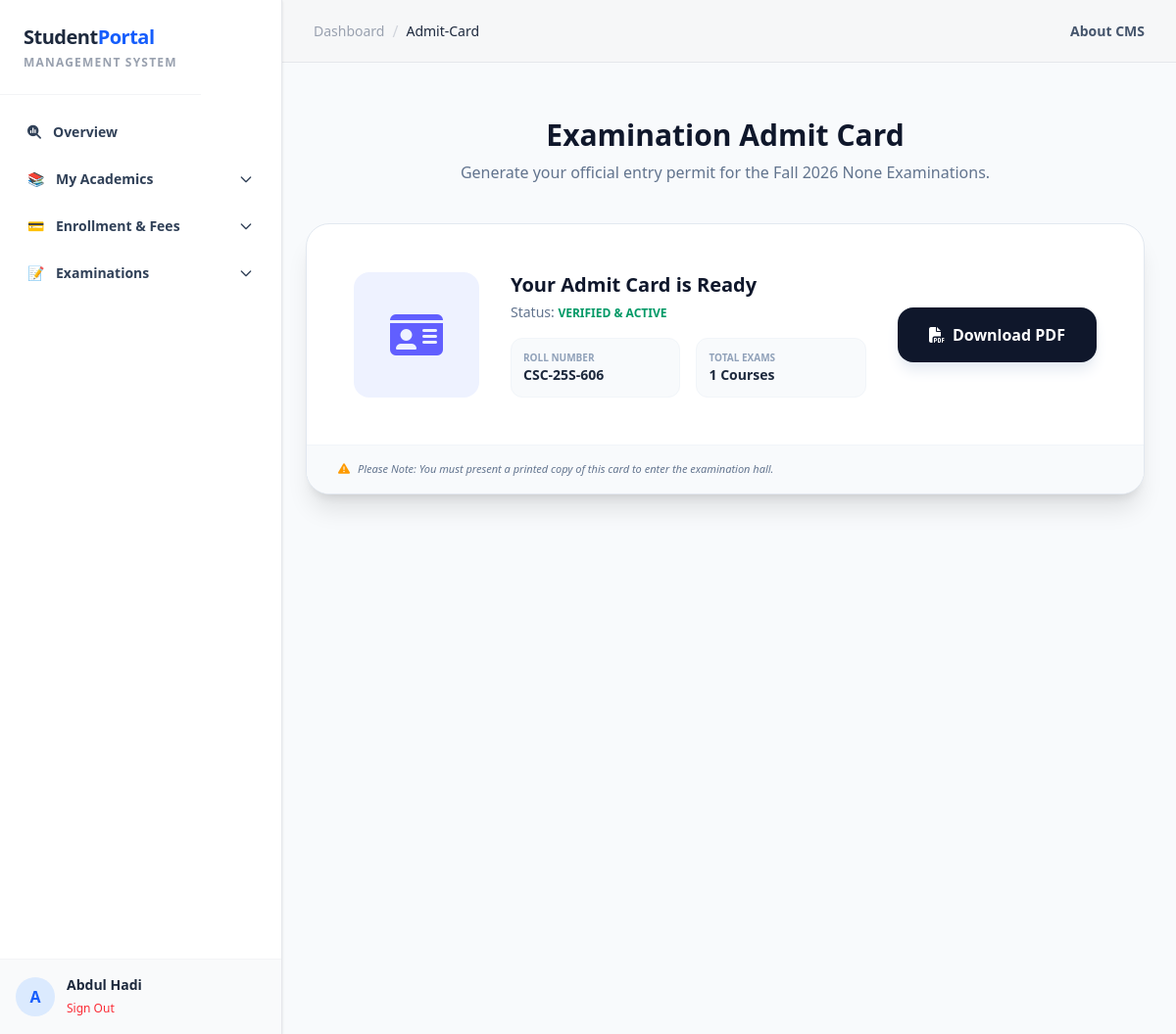
/student/dashboard/examinations/admit-card/ (signed in), run on the app's committed database.
### apps/accounts/models.py (models this page shows, shortened)
class CustomUser(AbstractUser):
    phone = models.CharField(max_length=30,unique=True,null=True, blank=True)
    birth_date = models.DateField(null=True,blank=True)

class Student(models.Model):
    user = models.OneToOneField(settings.AUTH_USER_MODEL,related_name='student_profile',on_delete=models.CASCADE)
    cached_balance = models.DecimalField(max_digits=10, decimal_places=2, default=0.00)
    roll_no = models.CharField(max_length=20, unique=True)
    department = models.ForeignKey('academics.Department', related_name='students', on_delete=models.CASCADE)

### apps/academics/models.py (models this page shows, shortened)
class Semester(models.Model):
    session_choices = (
        ('Fall','Fall'),
        ('Spring','Spring')
    )
    session = models.CharField(max_length=30, choices=session_choices)
    start_date = models.DateField()
    end_date = models.DateField()
    add_course_deadline = models.DateField(null=True, blank=True)
    drop_course_deadline = models.DateField(null=True, blank=True)
    fee_payment_deadline = models.DateField(null=True, blank=True)
    voucher_validity_days = models.PositiveSmallIntegerField(default=7)
    max_credit_hours = models.PositiveSmallIntegerField(null=True, blank=True)
    is_datesheet_published = models.BooleanField(default=False)
    is_admit_card_published = models.BooleanField(default=False)
    grading_deadline = models.DateTimeField(null=True, blank=True) # deadline for grades to be locked for the semester
    @property
    def get_sem(self):
        return f"{self.session} {self.start_date.year}"
    @classmethod
    def latest_semester(cls):
        return cls.objects.latest('end_date')

### apps/academics/views/student_views.py (the view)
# urls.py: path('dashboard/examinations/admit-card/', admit_card_page_view, name='admit_card'),
def admit_card_page_view(request):
    student = request.user.student_profile
    semester = Semester.latest_semester()
    enrollments = student.enrollments.filter(semester=semester, status='active')
    entries = DateSheetEntry.objects.filter(
        exam_date__gt = timezone.now().date(),
        course_by_section__enrollments__student=student,
        course_by_section__enrollments__status='active',
        semester=Semester.latest_semester()
    )
    exam_type = None
    if entries.exists():
        if entries.first().exam_type == 'Midterm':
             exam_type = 'Mid Term'
        else:
            exam_type = 'Final Term'
    return render(request,'temps/academics/pages/StudentDashboard/Examinations/AdmitCard.html',{'student':student,'semester':semester,'enrollments':enrollments,'exam_type':exam_type,'page_name':'Admit-Card'})

### apps/academics/templates/temps/academics/pages/StudentDashboard/Examinations/AdmitCard.html (shortened to what this page needs)
{% extends 'BaseStudentDashboard.html' %}
{% block main_section %}
<div class="max-w-4xl mx-auto py-10 px-4">
    <div class="text-center mb-10">
        <h1 class="text-3xl font-bold text-slate-900">Examination Admit Card</h1>
        <p class="text-slate-500 mt-2">Generate your official entry permit for the {{ semester.get_sem }} {{exam_type}} Examinations.</p>
    </div>
    {% if semester.is_admit_card_published %}
    <div class="bg-white rounded-3xl border border-slate-200 shadow-xl overflow-hidden">
        <div class="p-8 md:p-12 flex flex-col md:flex-row gap-8 items-center">
            <div class="w-32 h-32 bg-indigo-50 rounded-2xl flex items-center justify-center">
                <i class="fas fa-id-card text-indigo-500 text-5xl"></i>
            </div>
            <div class="flex-1 text-center md:text-left">
                <h3 class="text-xl font-bold text-slate-900">Your Admit Card is Ready</h3>
                <p class="text-slate-500 text-sm mt-1">Status: <span class="text-emerald-600 font-bold uppercase text-xs">Verified & Active</span></p>
                <div class="mt-4 grid grid-cols-2 gap-4">
                    <div class="bg-slate-50 p-3 rounded-xl border border-slate-100">
                        <p class="text-[10px] uppercase font-bold text-slate-400">Roll Number</p>
                        <p class="text-sm font-bold text-slate-800">{{ student.roll_no }}</p>
                    </div>
                    <div class="bg-slate-50 p-3 rounded-xl border border-slate-100">
                        <p class="text-[10px] uppercase font-bold text-slate-400">Total Exams</p>
                        <p class="text-sm font-bold text-slate-800">{{ enrollments.count }} Courses</p>
                    </div>
                </div>
            </div>
            <div class="w-full md:w-auto">
                <a href="{% url 'download_admit_card' %}" class="w-full inline-flex items-center justify-center gap-2 px-8 py-4 bg-slate-900 text-white rounded-2xl font-bold hover:bg-slate-800 transition-all shadow-lg shadow-slate-200">
                    <i class="fas fa-file-pdf"></i>
                    Download PDF
                </a>
            </div>
        </div>
        <div class="bg-slate-50 px-8 py-4 border-t border-slate-100 flex items-center gap-2">
            <i class="fas fa-exclamation-triangle text-amber-500 text-xs"></i>
            <p class="text-[11px] text-slate-500 italic">Please Note: You must present a printed copy of this card to enter the examination hall.</p>
        </div>
    </div>
    {% endif %}
</div>
{% endblock %}

### templates/comps/StudentDashboard/sidebar.html (shortened to what this page needs)
{% load static %}
{% block sidebar %}
<aside id='sidebar' class="hidden md:flex flex-col bg-white border-r border-gray-200 fixed top-0 left-0 h-screen w-72 shadow-sm z-100">
    <div class="flex flex-row justify-between">
        <div class="p-6 border-b border-gray-100">
            <h1 class="text-xl font-bold text-slate-800 tracking-tight">Student<span class="text-blue-600">Portal</span></h1>
            <p class="text-xs text-gray-400 uppercase tracking-widest font-semibold mt-1">Management System</p>
        </div>
    </div>
    <div class="flex-1 overflow-y-auto py-4 px-3 space-y-1">
            <a href="{% url 'student_dashboard' %}" class="submenu-toggle w-full flex items-center justify-between px-4 py-3 text-sm font-semibold text-slate-700 hover:bg-gray-50 rounded-lg transition-all group">
                <div class="flex items-center">
                    <span class="fa-solid fa-magnifying-glass-chart mr-3"></span>
                     Overview
                </div>
            </a>
        <div class="menu-group">
            <button class="submenu-toggle w-full flex items-center justify-between px-4 py-3 text-sm font-semibold text-slate-700 hover:bg-gray-50 rounded-lg transition-all group">
                <div class="flex items-center">
                    <span class="mr-3">📚</span> My Academics
                </div>
                <svg class="w-4 h-4 transform transition-transform duration-200 arrow" fill="none" stroke="currentColor" viewBox="0 0 24 24"><path stroke-linecap="round" stroke-linejoin="round" stroke-width="2" d="M19 9l-7 7-7-7"></path></svg>
            </button>
        </div>
        <div class="menu-group">
            <button class="submenu-toggle w-full flex items-center justify-between px-4 py-3 text-sm font-semibold text-slate-700 hover:bg-gray-50 rounded-lg transition-all">
                <div class="flex items-center">
                    <span class="mr-3">💳</span> Enrollment & Fees
                </div>
                <svg class="w-4 h-4 transform transition-transform duration-200 arrow" fill="none" stroke="currentColor" viewBox="0 0 24 24"><path stroke-linecap="round" stroke-linejoin="round" stroke-width="2" d="M19 9l-7 7-7-7"></path></svg>
            </button>
        </div>
        <div class="menu-group">
            <button class="submenu-toggle w-full flex items-center justify-between px-4 py-3 text-sm font-semibold text-slate-700 hover:bg-gray-50 rounded-lg transition-all">
                <div class="flex items-center">
                    <span class="mr-3">📝</span> Examinations
                </div>
                <svg class="w-4 h-4 transform transition-transform duration-200 arrow" fill="none" stroke="currentColor" viewBox="0 0 24 24"><path stroke-linecap="round" stroke-linejoin="round" stroke-width="2" d="M19 9l-7 7-7-7"></path></svg>
            </button>
        </div>
    </div>
    <div class="p-4 border-t border-gray-100 bg-gray-50">
        <div class="flex items-center">
            <div class="w-10 h-10 rounded-full bg-blue-100 flex items-center justify-center text-blue-600 font-bold">
                {{ request.user.first_name|first }}
            </div>
            <div class="ml-3">
                <p class="text-sm font-bold text-slate-800">{{ request.user.get_full_name }}</p>
                <a href="{% url 'accounts:logout' %}" class="text-xs text-red-500 hover:underline">Sign Out</a>
            </div>
        </div>
    </div>
</aside>
{% endblock %}

### data on the page
CustomUser: user.first_name|first "A", user.get_full_name "Abdul Hadi"
Semester: get_sem "Fall 2026"
Student: roll_no "CSC-25S-606"

### other printed values
{{ page_name }} "Admit-Card"
{{ exam_type }} "None"
{{ enrollments.count }} "1"
